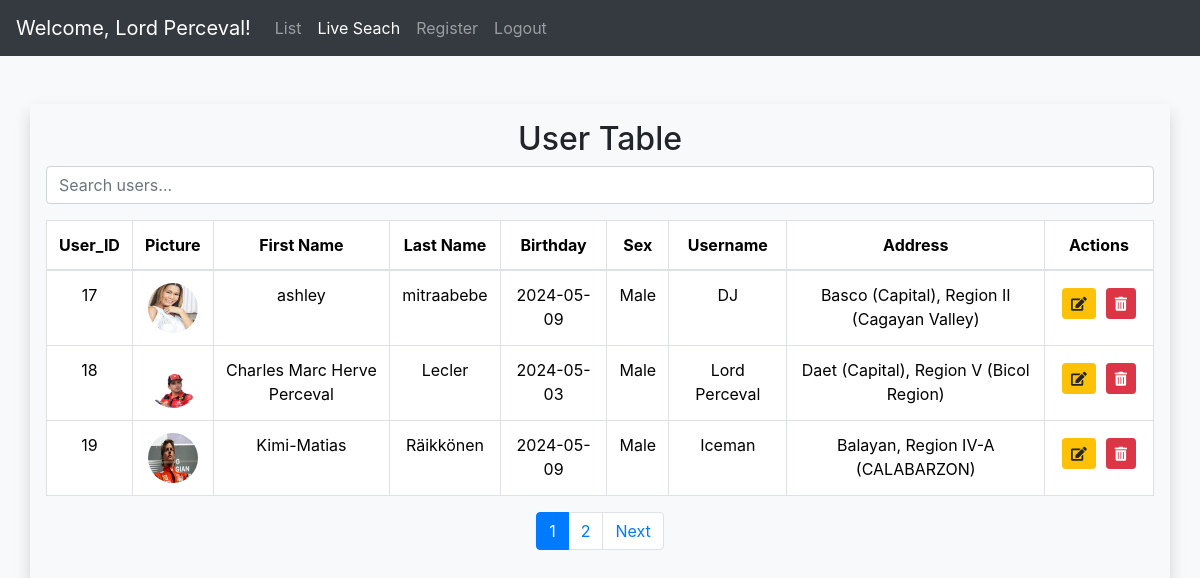
Page /livesearch.php (signed in) on the committed database.
### tables this page shows
CREATE TABLE `users` (
  `user_id` int(11) NOT NULL,
  `username` varchar(255) DEFAULT NULL,
  `passwords` varchar(255) DEFAULT NULL,
  `first_name` varchar(225) DEFAULT NULL,
  `last_name` varchar(225) DEFAULT NULL,
  `user_email` varchar(255) NOT NULL,
  `birthday` date DEFAULT NULL,
  `sex` varchar(225) DEFAULT NULL,
  `user_profile` varchar(225) NOT NULL
);

### livesearch.php (the view, shortened to what this page needs)
<?php
$con = new database();
$html = '';
try {
    $connection = $con->opencon();
    $recordsPerPage = 3;
    $currentPage = isset($_GET['page']) ? (int)$_GET['page'] : 1;
    $offset = ($currentPage - 1) * $recordsPerPage;
    $totalQuery = $connection->prepare("SELECT COUNT(*) AS total FROM users");
    $totalQuery->execute();
    $totalRecords = $totalQuery->fetch(PDO::FETCH_ASSOC)['total'];
    $totalPages = ceil($totalRecords / $recordsPerPage);
    $query = $connection->prepare("SELECT users.user_id, users.first_name, users.last_name, users.birthday, users.sex, users.username, users.user_profile, CONCAT(users_address.Users_add_city, ', ', users_address.User_add_province) AS address FROM users INNER JOIN users_address ON users.user_id = users_address.user_id LIMIT :offset, :recordsPerPage");
    $query->bindParam(':offset', $offset, PDO::PARAM_INT);
    $query->bindParam(':recordsPerPage', $recordsPerPage, PDO::PARAM_INT);
    $query->execute();
    $users = $query->fetchAll(PDO::FETCH_ASSOC);
    foreach ($users as $user) {
        $html .= '<tr>';
        $html .= '<td>' . $user['user_id'] . '</td>';
        $html .= '<td><img src="' . htmlspecialchars($user['user_profile']) . '" alt="Profile Picture" style="width: 50px; height: 50px; border-radius: 50%;"></td>';
        $html .= '<td>' . $user['first_name'] . '</td>';
        $html .= '<td>' . $user['last_name'] . '</td>';
        $html .= '<td>' . $user['birthday'] . '</td>';
        $html .= '<td>' . $user['sex'] . '</td>';
        $html .= '<td>' . $user['username'] . '</td>';
        $html .= '<td>' . $user['address'] . '</td>';
        $html .= '<td>';
        $html .= '<div class="btn-group" role="group">';
        $html .= '<form action="update.php" method="post" style="display: inline;">';
        $html .= '<input type="hidden" name="id" value=".'. $user['user_id'].'">';
        $html .= '<button type="submit" class="btn btn-warning btn-sm"><i class="fas fa-edit"></i></button>';
        $html .= '</button>';
        $html .= '</form>';
        $html .= '<form method="POST" class="d-inline">';
        $html .= '<input type="hidden" name="id" value=".'. $user['user_id'].'">';
        $html .= '<button type="submit" name="delete" class="btn btn-danger btn-sm" onclick="return confirm("Are you sure you want to delete this user?")">';
        $html .= '<i class="fas fa-trash-alt"></i>';
        $html .= '</button>';
        $html .= '</form>';
        $html .= '</td>';
        $html .= '</tr>';
    }
    $paginationHtml = '';
    if ($totalPages > 1) {
        $paginationHtml .= '<nav><ul class="pagination justify-content-center">';
        for ($i = 1; $i <= $totalPages; $i++) {
            $active = $i == $currentPage ? ' active' : '';
            $paginationHtml .= '<li class="page-item' . $active . '"><a class="page-link" href="?page=' . $i . '">' . $i . '</a></li>';
        }
        if ($currentPage < $totalPages) {
            $paginationHtml .= '<li class="page-item"><a class="page-link" href="?page=' . ($currentPage + 1) . '">Next</a></li>';
        }
        $paginationHtml .= '</ul></nav>';
    }
} catch (PDOException $e) {
    echo json_encode(['error' => $e->getMessage()]);
}
?>
<!DOCTYPE html>
<html lang="en">
<head>
  <link rel="stylesheet" href="./bootstrap-5.3.3-dist/css/bootstrap.css">
  <link href="https://stackpath.bootstrapcdn.com/bootstrap/4.5.2/css/bootstrap.min.css" rel="stylesheet">
  <link rel="stylesheet" href="https://cdnjs.cloudflare.com/ajax/libs/font-awesome/5.15.4/css/all.min.css">
  <link rel="stylesheet" href="includes/style.css?v=<?php echo time(); ?>">
</head>
<body>
<?php include('includes/navbar.php'); ?>
<div class="container user-info rounded shadow p-3 my-5">
    <h2 class="text-center mb-2">User Table</h2>
    <div class="mb-3">
        <input type="text" id="search" class="form-control" placeholder="Search users...">
    </div>
    <div class="table-responsive text-center">
        <table class="table table-bordered">
            <thead>
                <tr>
                    <th>User_ID</th>
                    <th>Picture</th>
                    <th>First Name</th>
                    <th>Last Name</th>
                    <th>Birthday</th>
                    <th>Sex</th>
                    <th>Username</th>
                    <th>Address</th>
                    <th>Actions</th>
                </tr>
            </thead>
            <tbody id="userTableBody">
                <?php echo $html; ?>
            </tbody>
        </table>
    </div>
    <?php echo $paginationHtml; ?>
</div>
</body>
</html>

### includes/style.css (style rules this page uses)
body { background-color: #f8f9fa; }
.btn { margin: 5px; }

### rows in the picture
users: user_id "17", user_profile (picture), first_name "ashley", last_name "mitraabebe", birthday "2024-05-09", sex "Male", username "DJ", address "Basco (Capital), Region II (Cagayan Valley)"
users: user_id "18", user_profile (picture), first_name "Charles Marc Herve Perceval", last_name "Lecler", birthday "2024-05-03", sex "Male", username "Lord Perceval", address "Daet (Capital), Region V (Bicol Region)"
users: user_id "19", user_profile (picture), first_name "Kimi-Matias", last_name "Räikkönen", birthday "2024-05-09", sex "Male", username "Iceman", address "Balayan, Region IV-A (CALABARZON)"

### other values in the picture
$_SESSION['username'] "Lord Perceval"
